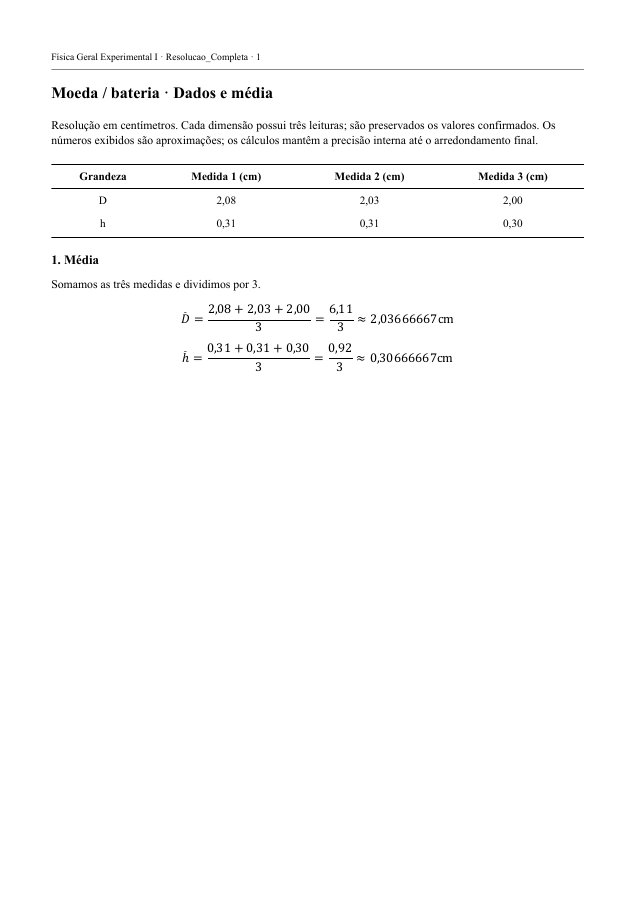
#> input picture tmp/relatoriot0/completa-01.png, 637 x 900 px; its folder holds 4 pictures in this run
$ python revisar_completos.py
#> lines starting #> are read from the running program, lines starting #| are printed output that depends on the picture
from pathlib import Path
from PIL import Image,ImageOps,ImageDraw
from pypdf import PdfReader
p=Path('tmp/relatoriot0')
for prefix in ['completa','equacoes']:
 fs=sorted(p.glob(prefix+'-*.png'))
 for z in range(0,len(fs),8):
  canvas=Image.new('RGB',(1200,850),'#888888')
#> canvas: PIL image 1200x850 RGB; every value is 136
  for j,f in enumerate(fs[z:z+8]):
   im=Image.open(f);im.thumbnail((295,405));canvas.paste(im,((j%4)*300,(j//4)*425+20));ImageDraw.Draw(canvas).text(((j%4)*300+5,(j//4)*425+3),f.stem,fill='white')
#> further down, im is the input picture: PIL image 637x900 RGB; min 0, max 255, mean 251.6
#> after `im.thumbnail((295, 405))`:
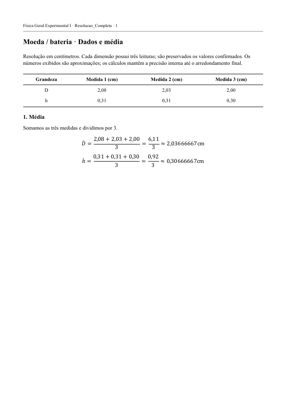
#> im: PIL image 287x405 RGB; min 13, max 255, mean 251.4
#> after `canvas.paste(im, (j % 4 * 300, j // 4 * 425 + 20))`:
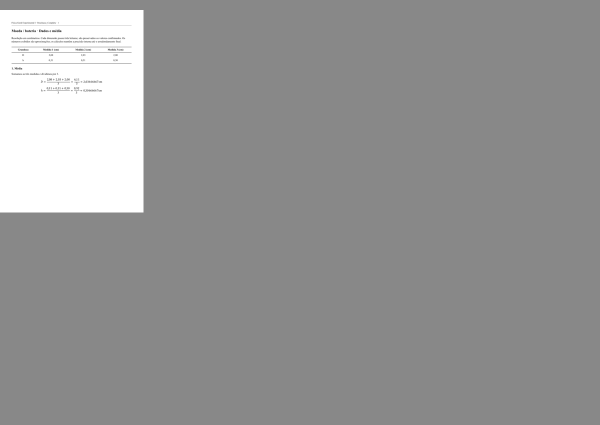
#> canvas: PIL image 1200x850 RGB (shown at 1/2 size); min 13, max 255, mean 149.2
  canvas.save(p/(prefix+'-montage'+str(z)+'.jpg'))
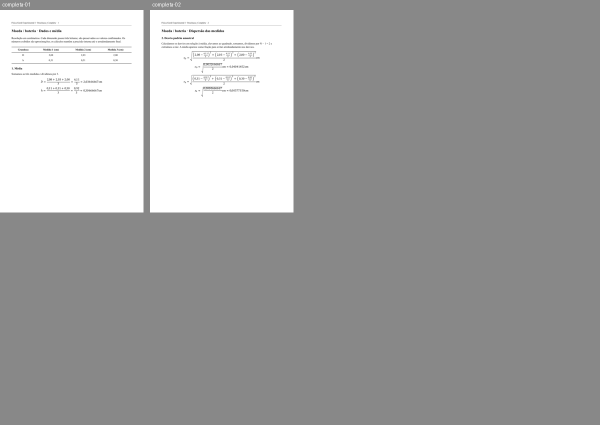
#> saved as completa-montage0.jpg: PIL image 1200x850 RGB (shown at 1/2 size); min 13, max 255, mean 162.3
for f in ['Calculos_Corrigidos_Resolucao_Completa.pdf','Equações_do_RelatórioT0.pdf']:
#> (the run stopped early here; a loop or call above may not have finished)
